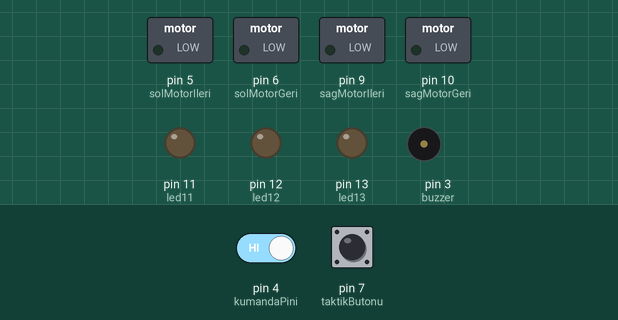
This sketch was run on a simulated Arduino Uno, built with avr-gcc and run on an emulated ATmega328P. Parts: switched loads named in the sketch (green lamp = pin HIGH), output pins drawn as LEDs (lit = HIGH), buzzer (waves = sounding, pin HIGH). Dashed ring = blinking. Inputs (shaded band) come from the test bench; at power-on: pin 4 (kumandaPini) HIGH, pin 7 (taktikButonu) HIGH.

Above: at 1.2 s.
1.3 s: pin 4 (kumandaPini) driven LOW and pin 7 (taktikButonu) driven LOW
At 2.5 s:
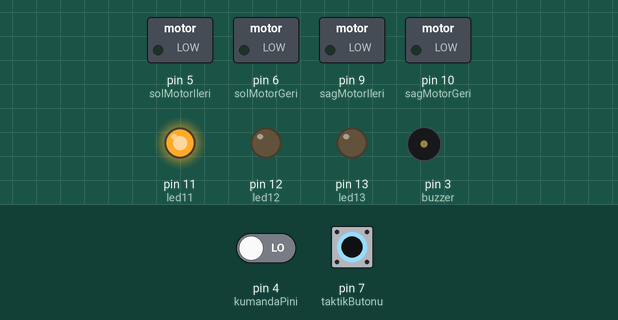
2.8 s: pin 7 (taktikButonu) pulsed HIGH 5 times (0.12 s each, 0.3 s apart)
At 3.39 s:
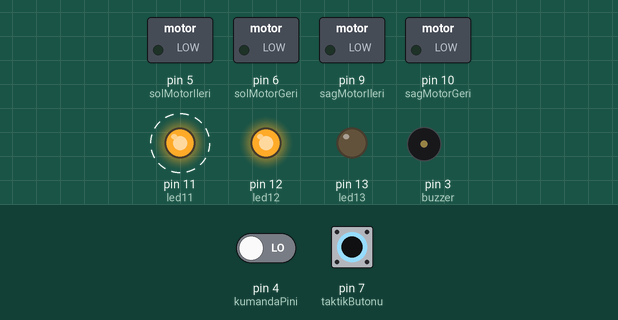
At 4.4 s:
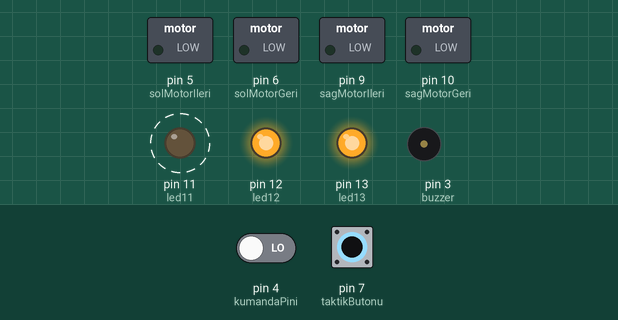
Timing chart, 0 to 5.9 s (numbered marks = the images above; inputs shaded):
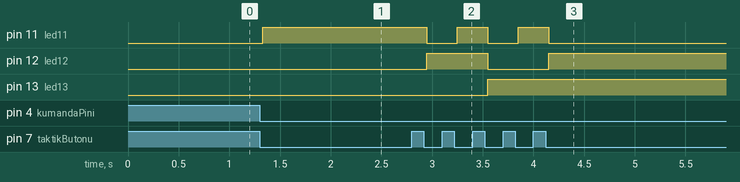

Measured:
- after the input at 1.3 s, pin 11 (led11): LOW → HIGH at once
- after the input at 2.8 s, pin 11 (led11): alternates HIGH for 0.30 s and LOW for 0.30 s, 5 changes in all, then stays LOW, starting after 0.15 s; pin 12 (led12): LOW → HIGH after 0.15 s, → LOW 0.60 s later, → HIGH 0.60 s later; pin 13 (led13): LOW → HIGH after 0.75 s

The sketch:

04_Mini_Midi_Sumo_PID.ino
```cpp
// BU KOD MUCİT AKADEMİSİ İÇİN EMRE DEMİRÖZ HOCA TARAFINDAN HAZIRLANMIŞTIR.
// Ders: 04_Mini_Midi_Sumo_PID
// int: tam sayı, bool: doğru/yanlış, float: ondalıklı sayı.
// millis(): kart açıldığından beri geçen milisaniye.
// Zamanlar int içine sığmaz; bu yüzden zaman için unsigned long kullanılır.
// Uzun delay yerine saati kontrol ediyoruz; kumandanın dur komutunu kaçırmayalım.
int solMotorIleri = 5; // Sol motorun ileri girişi.
int solMotorGeri = 6; // Sol motorun geri girişi.
int sagMotorIleri = 9; // Sağ motorun ileri girişi.
int sagMotorGeri = 10; // Sağ motorun geri girişi.
int taktikButonu = 7; // Basarak taktik sayısını değiştiririz.
int yonAnahtari = 2; // 0 sol, 1 sağ yönü seçer.
int led11 = 11; // 1 değerli lamba.
int led12 = 12; // 2 değerli lamba.
int led13 = 13; // 4 değerli lamba.
int buzzer = 3; // Ses çıkaran parça.
bool oncekiButon = false;
unsigned long butonDegismeZamani=0;
bool hamButon=false;
int hiziSinirla(int deger){
  return constrain(deger,-180,180);
}
void motorlariSur(int sol,int sag){
  sol=hiziSinirla(sol);
  sag=hiziSinirla(sag);
  // Once iki yonu kapat: yon degisiminde eski PWM acik kalmasin.
  analogWrite(solMotorIleri,0);
  analogWrite(solMotorGeri,0);
  analogWrite(sagMotorIleri,0);
  analogWrite(sagMotorGeri,0);
  if (sol >= 0) {
    analogWrite(solMotorIleri, sol);
  }
  else {
    analogWrite(solMotorGeri, -sol);
  }
  if (sag >= 0) {
    analogWrite(sagMotorIleri, sag);
  }
  else {
    analogWrite(sagMotorGeri, -sag);
  }
}
void pinleriHazirla(){
  pinMode(solMotorIleri, OUTPUT);
  pinMode(solMotorGeri, OUTPUT);
  pinMode(sagMotorIleri, OUTPUT);
  pinMode(sagMotorGeri, OUTPUT);
  pinMode(led11, OUTPUT);
  pinMode(led12, OUTPUT);
  pinMode(led13, OUTPUT);
  pinMode(buzzer, OUTPUT);
  pinMode(taktikButonu,INPUT_PULLUP);
  pinMode(yonAnahtari,INPUT_PULLUP);
  Serial.begin(115200);
  motorlariSur(0,0);
}
bool butonaYeniBasildi(){
  unsigned long simdi=millis();
  bool basili=digitalRead(taktikButonu)==LOW;
  if(basili!=hamButon){
    hamButon=basili;
    butonDegismeZamani=simdi;
  }
  // Son değişimden beri 30 ms geçmediyse henüz basış sayma.
  if (simdi - butonDegismeZamani < 30) {
    return false;
  }
  // Yalnız yeni basışta true döndür; basılı tutmak sayıyı artırmasın.
  bool yeniBasis = basili && oncekiButon == false;
  oncekiButon=basili;
  return yeniBasis;
}
// PID hesabında ondalıklı sayılar gerektiği için float kullanıyoruz.
float birikenHata = 0;
float oncekiHata = 0;
float yumusakDegisim = 0;
bool ilkOlcum = true;
// Hedef kaybolunca eski hesapları siliyoruz.
void pidSifirla() {
  birikenHata = 0;
  oncekiHata = 0;
  yumusakDegisim = 0;
  ilkOlcum = true;
}
// Bu yardımcı bölüm robotun ne kadar dönmesi gerektiğini hesaplar.
float pidHesapla(float hata, float saniye, float kp, float ki, float kd, float sinir) {
  if (saniye <= 0 || saniye > 0.1) {
    pidSifirla();
    saniye = 0.01;
  }
  float degisim = 0;
  if (ilkOlcum == false) {
    degisim = (hata - oncekiHata) / saniye;
  }
  // Ani ölçüm sıçramalarını biraz yumuşatıyoruz.
  yumusakDegisim = 0.7 * yumusakDegisim + 0.3 * degisim;
  ilkOlcum = false;
  oncekiHata = hata;
  float yeniToplam = birikenHata + hata * saniye;
  yeniToplam = constrain(yeniToplam, -1.0, 1.0);
  // P: şimdiki hata. I: biriken hata. D: hatanın değişimi.
  float duzeltme = kp * hata + ki * yeniToplam + kd * yumusakDegisim;
  // Motor sınırdayken aynı yönde hata biriktirmiyoruz.
  if (abs(duzeltme) < sinir || duzeltme * hata < 0) {
    birikenHata = yeniToplam;
  }
  duzeltme = kp * hata + ki * birikenHata + kd * yumusakDegisim;
  return constrain(duzeltme, -sinir, sinir);
}
// D11=1, D12=2, D13=4. D2 LOW=sol, HIGH=sag.
int taktikNo=0;
void taktigiGoster(){
  // led11: 1 değerli lamba.
  if (taktikNo == 1 || taktikNo == 3 || taktikNo == 5 || taktikNo == 7) {
    digitalWrite(led11, HIGH);
  }
  else {
    digitalWrite(led11, LOW);
  }
  // led12: 2 değerli lamba.
  if (taktikNo == 2 || taktikNo == 3 || taktikNo == 6 || taktikNo == 7) {
    digitalWrite(led12, HIGH);
  }
  else {
    digitalWrite(led12, LOW);
  }
  // led13: 4 değerli lamba.
  if (taktikNo == 4 || taktikNo == 5 || taktikNo == 6 || taktikNo == 7) {
    digitalWrite(led13, HIGH);
  }
  else {
    digitalWrite(led13, LOW);
  }
}
int kumandaPini=4;
// VARSAYIM: kart uzerinde dogrula.
// Yalniz cozulmus, surekli HIGH=git / LOW=dur cikisli MODUL icin.
// Ham IR alicisinin darbelerini bu kodla baslatma komutu saymayin!
bool kumandaTestiTamam=false;
// D4 testi tamamlaninca true.
bool durKomutuGoruldu=false;
unsigned long gitBaslamaZamani=0;
bool onceGitVardi=false;
bool kumandaGitDiyor(){
  bool birGeldi=digitalRead(kumandaPini)==HIGH;
  if(!birGeldi){
    durKomutuGoruldu=true;
    onceGitVardi=false;
    return false;
  }
  if(!onceGitVardi){
    onceGitVardi=true;
    gitBaslamaZamani=millis();
  }
  return kumandaTestiTamam && durKomutuGoruldu && millis()-gitBaslamaZamani>=100;
}
void kumandayiHazirla(){
  pinMode(kumandaPini,INPUT);
}
// MIDI SUMO: sadece A0/A1 Sharp, kenar sensoru YOK.
bool sensorTestiTamam=false;
// Kalibrasyonu tamamla, sonra true yap.
int solEsik=400,sagEsik=400;
int solUzakDeger=100,solYakinDeger=700,sagUzakDeger=100,sagYakinDeger=700;
// Sekiz basit hız seçeneği. D2 arama yönünü belirler.
unsigned long sonOlcumZamani=0,sonGormeZamani=0,baslamaZamani=0;
bool calisiyor=false,aramaSuresiBitti=false,sagaAra=true;
int secilenTaktik=0;
float yakinligiHesapla(int deger,int farV,int nearV){
  if(nearV<=farV)return 0;
  return constrain(float(deger-farV)/(nearV-farV),0.0f,1.0f);
}
// setup: Kart açılınca yalnız bir kez çalışır.
void setup() {
  pinleriHazirla();
  kumandayiHazirla();
  taktigiGoster();
}
// loop: Kart açık kaldıkça bu adımları tekrar tekrar yapar.
void loop() {
  unsigned long simdi=millis();
  bool yeniBasis=butonaYeniBasildi();
  bool gitKomutu=kumandaGitDiyor();
  // 1. Dur komutu veya eksik test: motorları kapat.
  if(!gitKomutu || !sensorTestiTamam){
    motorlariSur(0,0);
    pidSifirla();
    calisiyor=false;
    if(digitalRead(kumandaPini)==LOW){
      aramaSuresiBitti=false;
      // 2. Yalnız dururken taktik seç.
      if(yeniBasis){
        taktikNo = taktikNo + 1;
        if (taktikNo > 7) {
          taktikNo = 0;
        }
        taktigiGoster();
      }
    }
    return;
  }
  if(aramaSuresiBitti){
    motorlariSur(0,0);
    return;
  }
  // 3. Git komutunda seçimi kaydet; sürüşte değişmesin.
  if(!calisiyor){
    calisiyor=true;
    secilenTaktik=taktikNo;
    sagaAra=digitalRead(yonAnahtari)==HIGH;
    sonGormeZamani=baslamaZamani=simdi;
    sonOlcumZamani=simdi;
    pidSifirla();
  }
  if(simdi-sonOlcumZamani<50)return;
  float gecenSaniye=(simdi-sonOlcumZamani)/1000.0f;
  sonOlcumZamani=simdi;
  // 4. Yalnız iki Sharp sensörünü oku.
  int solOlcum = analogRead(A0);
  int sagOlcum = analogRead(A1);
  bool sol = solOlcum >= solEsik;
  bool sag = sagOlcum >= sagEsik;
  // 5. Dört durum: hiçbiri, yalnız sol, yalnız sağ, ikisi.
  if(!sol&&!sag){
    pidSifirla();
    if(simdi-sonGormeZamani>=15000){
      aramaSuresiBitti=true;
      motorlariSur(0,0);
      return;
    }
    // Rakip yok: D2 ile seçtiğimiz yönde yavaşça arıyoruz.
    // Sayı 0–7 arama ve ilerleme hızını seçer. Otomatik yön değiştirmiyoruz.
    int aramaHizi = 30 + secilenTaktik * 3;
    if (sagaAra == true) {
      motorlariSur(aramaHizi, -aramaHizi);
    } else {
      motorlariSur(-aramaHizi, aramaHizi);
    }
    return;
  }
  sonGormeZamani=simdi;
  int ileriHizi = 60 + secilenTaktik * 5; // 60 ile 95 arasında.
  // Yalnız bir sensör görüyorsa önce rakibe doğru dön.
  // PID hesabını iki sensör de gördüğünde yapıyoruz.
  if (sol == true && sag == false) {
    pidSifirla();
    motorlariSur(-60, 60);
    return;
  }
  if (sag == true && sol == false) {
    pidSifirla();
    motorlariSur(60, -60);
    return;
  }
  // İkisi de görüyor: sensör farkıyla küçük bir yön düzeltmesi yap.
  float solYakinlik=yakinligiHesapla(solOlcum,solUzakDeger,solYakinDeger),sagYakinlik=yakinligiHesapla(sagOlcum,sagUzakDeger,sagYakinDeger);
  float hata=(sagYakinlik-solYakinlik)/(sagYakinlik+solYakinlik+0.01f);
  // P simdiki farki, I biriken farki, D degisim hizini kullanir.
  float duzeltme=pidHesapla(hata,gecenSaniye,60.0f,0.0f,0.3f,70.0f);

  motorlariSur(ileriHizi+(int)duzeltme,ileriHizi-(int)duzeltme);
}
```
